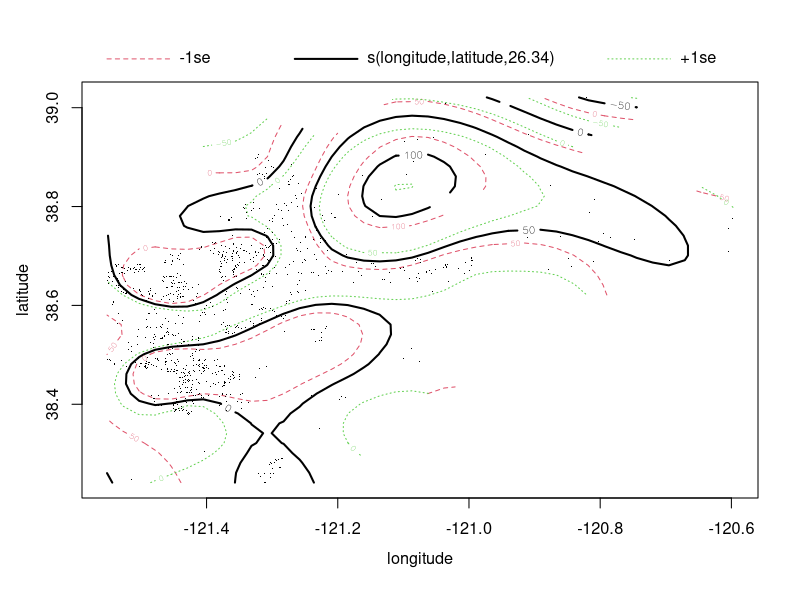

R code for this plot:
rm(list = objects())

library(mgcv)
library(sf)
library(spdep)
library(tidyverse)
library(colorspace)


data(Sacramento, package = "modeldata")
Sacramento$price_sqft <- Sacramento$price/Sacramento$sqft

## explain price by long and lat

model <- gam(price_sqft~s(longitude, latitude), data = Sacramento)
summary(model)
plot(model)

### Hands on Session
